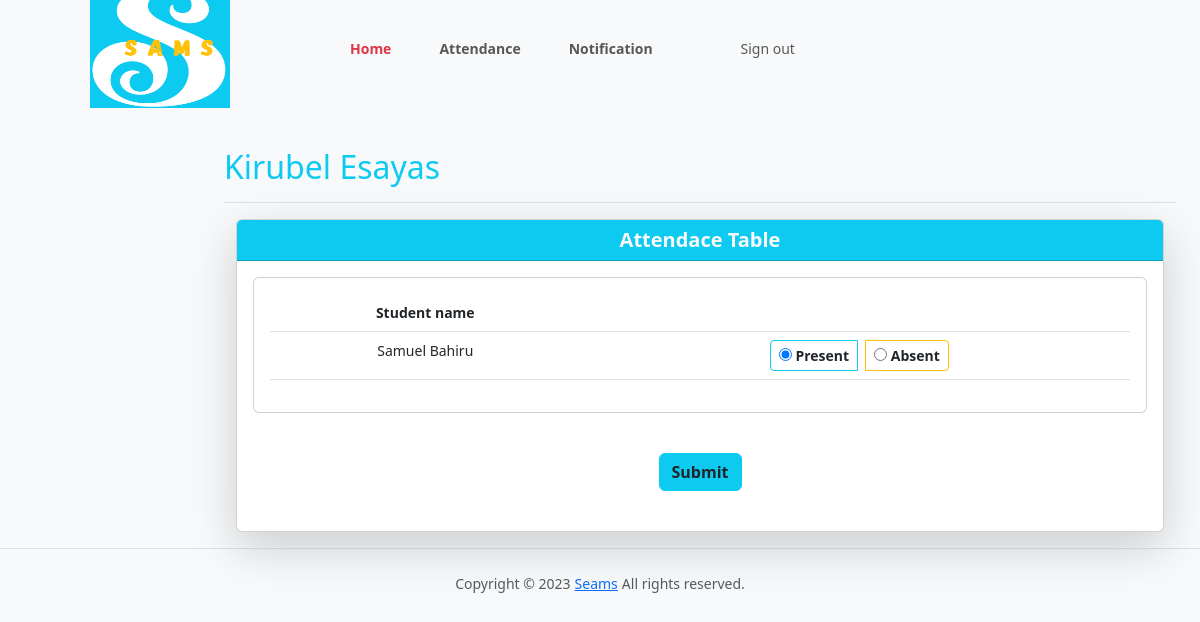
The app's page /teacher/4/attendance/ (signed in) with its own data.
### samsApp/models.py (models this page shows, shortened)
class User(AbstractBaseUser, PermissionsMixin):
    email = models.EmailField(unique=True)
    first_name = models.CharField(max_length=30)
    last_name = models.CharField(max_length=30)
    is_active = models.BooleanField(default=True)
    is_teacher = models.BooleanField(default=False)
    is_student = models.BooleanField(default=False)
    is_admin = models.BooleanField(default=False)
    approved = models.BooleanField(_('Approved'), default = False)
    is_staff = models.BooleanField(default=False)
    is_superuser = models.BooleanField(default=False)
    objects = UserManager()
    USERNAME_FIELD = 'email'
    REQUIRED_FIELDS = ['first_name', 'last_name']

class Student(models.Model):
    user = models.OneToOneField(User, on_delete=models.CASCADE)
    class_id = models.ForeignKey(Class, on_delete=models.CASCADE, null=True)
    USN = models.CharField(primary_key='True', max_length=100)
    gender = models.CharField(max_length=50, choices=gender_choice)
    date_of_birth = models.DateField(null=True)
    batch = models.CharField(max_length=50, default='B1')

### samsApp/views.py (the view)
# urls.py: path('teacher/<int:ass_c_id>/attendance/', views.t_attendance, name='t_attendance_url'),
@login_required()
def t_attendance(request, ass_c_id):
    assc = get_object_or_404(AttendanceClass, id=ass_c_id)
    ass = assc.assign
    c = ass.class_id
    context = {
        'ass': ass,
        'c': c,
        'assc': assc,
    }
    return render(request, 'teacher_attendance.html', context)

### samsApp/templates/teacher_attendance.html (shortened to what this page needs)
{% load static %}
{% load avatar_tags %}
{% include "header.html" %}
{% include "teacher_header.html" %}
<div class="container-fluid">
  <div class="row py-3">
    <div class="col d-flex justify-content-md-end justify-content-lg-end">
    </div>
<main class="col-md-9 ms-sm-auto col-lg-10 px-md-4">
  <div class=" align-items-center pt-3 pb-2 mb-3 border-bottom">
    <h1 class="h2 text-capitalize text-info ">{{ request.user.first_name }} {{ request.user.last_name }}</h1>
  </div>
  <div class="container-fluid">
    <div class="row g-5">
        <div class="col">
            <div class="card shadow-lg text-center">
                <div class="card-header bg-info fw-bold text-light h5 ">
                  Attendace Table
                </div>
                <div class="card-body">
                  {% if c.student_set.all %}
                  <form action="{% url 'confirm_url' assc.id %}" method="post">
                      <div class="card mb-3">
                             <div class="card-body">
                            <div class="table-responsive">
                              <table class="table table-hover">
                                <thead >
                                  <tr>
                                      <th>Student name</th>
                                      <th></th>
                                  </tr>
                                </thead>
                                  <tbody>
                                  {% for s in c.student_set.all %}
                                      <tr>
                                      <td class="text-capitalize">{{s.user.first_name}} {{s.user.last_name}}</td>
                                      <td>
                                          <div class="btn-group btn-group-toggle" data-toggle="buttons">
                                                  <label class="btn btn-sm btn-outline-info text-dark fw-bold mx-2">
                                                      <input type="radio" name="{{ s.USN }}"   value="present" checked> Present
                                                  </label>
                                                  <label class="btn btn-sm btn-outline-warning text-dark fw-bold">
                                                      <input type="radio" name="{{ s.USN }}" value="absent"> Absent
                                                  </label>
                                          </div>
                                      </td>
                                      </tr>
                                  {% endfor %}
                                  </tbody>
                              </table>
                            </div>
                          </div>
                        </div>
                      <input class="btn btn-info text-dark fw-bold my-4" type="submit" value="Submit">
                  </form>
                   {% else %}
                      <p>No students in Class</p>
                  {% endif %}
                </div>
            </div>
        </div>
    </div>
</div>
</main>
</div>
</div>
{% include "footer.html" %}

### samsApp/static/styles.css (style rules this page uses)
body { font-size: .875rem; }

### records on screen
User: user.first_name "Kirubel", user.last_name "Esayas"
Student: user.first_name "Samuel", user.last_name "Bahiru"
